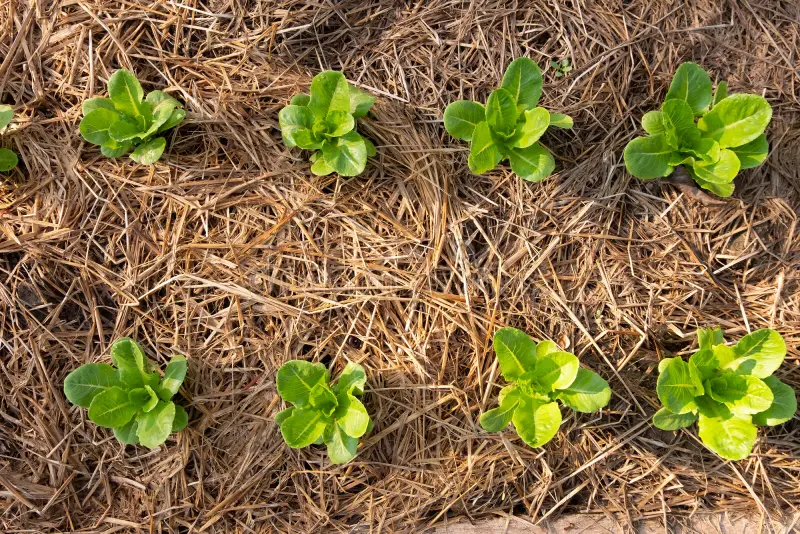
#> input picture img/test2.jpg, 800 x 534 px, found by its file name
$ jupyter execute --allow-errors fastDBSCAN.ipynb
#> lines starting #> are read from the running program, lines starting #| are printed output that depends on the picture; after the words box and inside, x2 and y2 are one past the last pixel; in counts of white or black regions, pixels touching at a corner belong together
#> further down, image is the input picture: shape (534, 800, 3); mean B, G, R 67.1, 110, 131.9
### modules/cv_helpers.py
# Helper functions for weed identification subteam

import cv2
import numpy as np
from io import BytesIO, BufferedReader
import copy
from sklearn.cluster import DBSCAN
import matplotlib.pyplot as plt
from math import sqrt


def get_green(orig_img: np.ndarray) -> np.ndarray:
    """
    Given numpy array representation of image, return an image with the green parts isolated.

    Args:
        orig_img: original image in numpy array form (width x height x 3)

    Returns:
        green_areas: numpy array representing the green-isolated image
    """

    # low/high HSV limits
    LOWER_GREEN = np.array([30, 40, 30])
    UPPER_GREEN = np.array([100, 255, 255])

    # Convert the image from BGR to HSV color space
    rgb_image = cv2.cvtColor(orig_img, cv2.COLOR_BGR2HSV)
#> rgb_image: shape (534, 800, 3); mean H, S, V 17.7, 141.6, 137.1

    # Create a mask to isolate the green areas
    mask = cv2.inRange(rgb_image, LOWER_GREEN, UPPER_GREEN)
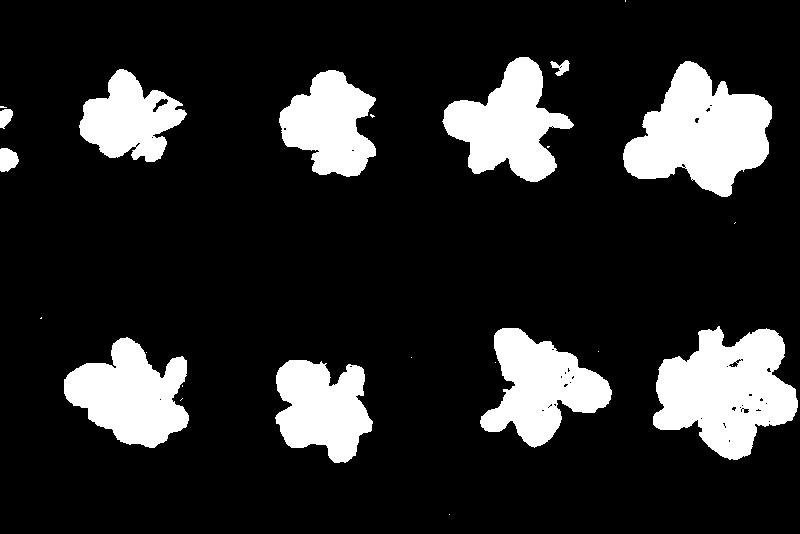
#> mask: shape (534, 800); 16.5% white; 25 white regions (14 under 20 px), largest, box (x1, y1, x2, y2) and area: (653, 326, 798, 460) 12351, (623, 61, 772, 197) 12003, (64, 337, 189, 448) 8523

    # Apply the mask to the original image
    green_areas = cv2.bitwise_and(orig_img, orig_img, mask=mask)
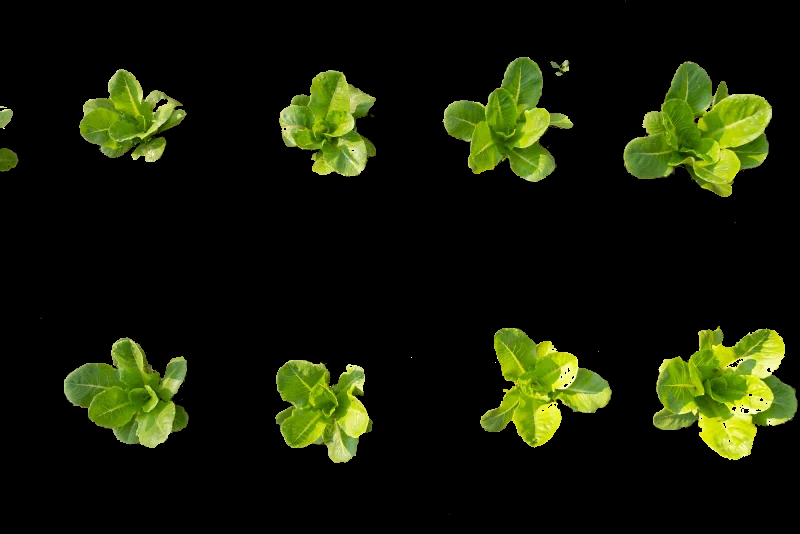
#> green_areas: shape (534, 800, 3); mean B, G, R 6, 26.2, 21.1
#> `img_denoised = cv.fastNlMeansDenoisingColored( green_areas, None, h=70..`:
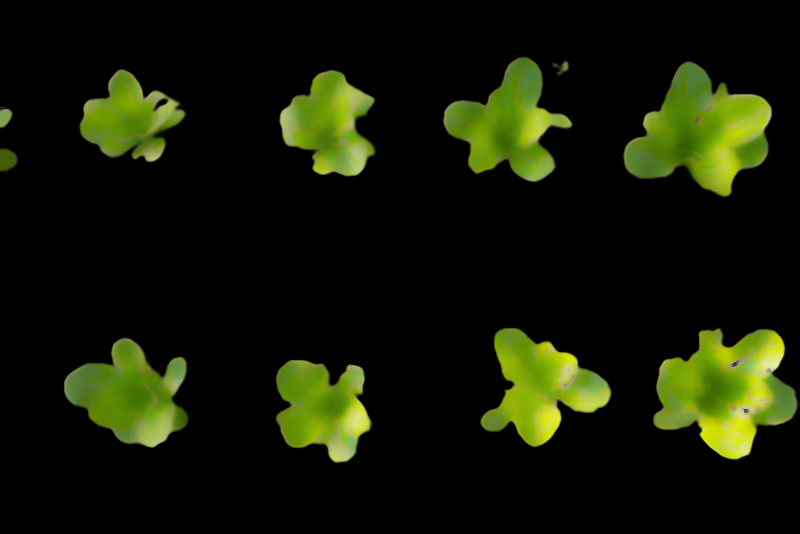
#> img_denoised: shape (534, 800, 3); mean B, G, R 5, 24.8, 19.6

    return green_areas


def green_to_bnw(green_areas_denoised: np.ndarray) -> np.ndarray:
    # TODO
    # Add docstrings
    glayer = green_areas_denoised[:, :, 1]
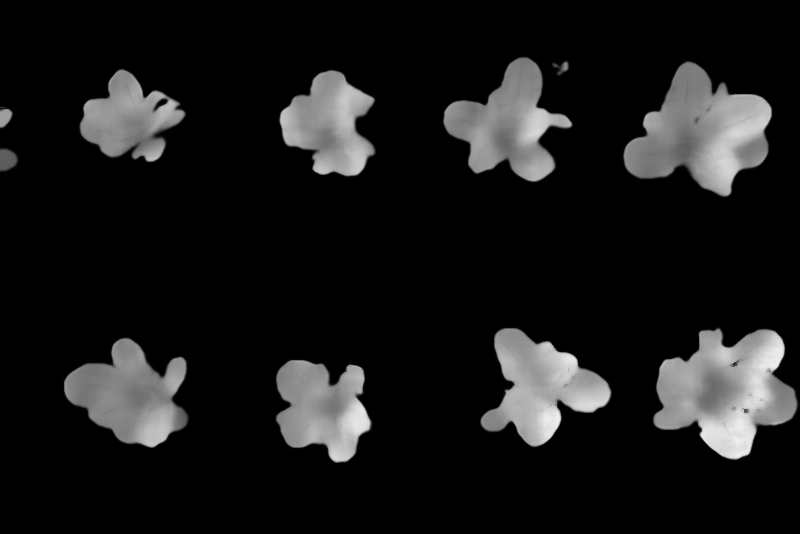
#> glayer: shape (534, 800); min 0, max 241, mean 24.8
    bnw = copy.deepcopy(glayer)
    for i in range(bnw.shape[0]):
        for j in range(bnw.shape[1]):
            if bnw[i, j] > 0:
                bnw[i, j] = 255
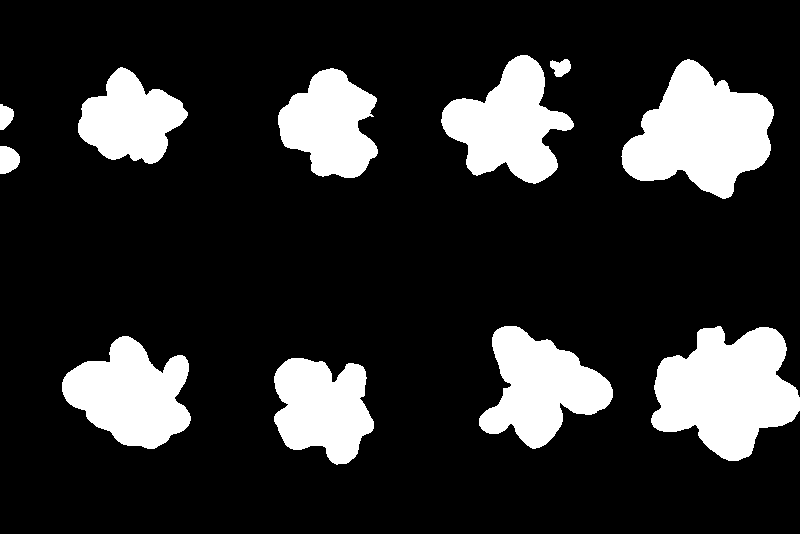
#> bnw: shape (534, 800); 18% white; 11 white regions, largest, box (x1, y1, x2, y2) and area: (651, 326, 800, 461) 13335, (621, 59, 774, 199) 12877, (441, 55, 574, 184) 9295
    return np.stack((bnw, bnw, bnw), axis=2)

# [9 lines left out: function refactor_to_lower_res, not called in this run]

def binary_to_cartesian(bnw_array: np.ndarray) -> list:
    """
    Given numpy array of 0s and 255s that represent a black and white image (width x height),
    return two lists that have the x and y coordinates of white areas.

    Args:
        colormap: black and white image that only have values [0, 255]

    Returns:
        xys: 2d array that contains [x,y] points of all white areas
    """

    xys = []
    for y, row in enumerate(bnw_array):
        for x, value in enumerate(row):
            if value == 255:
                xys.append([x, abs(y - bnw_array.shape[0])])
#> this loop made 1 pass
#> y on pass 1: 0
#> after the loop, xys = []

    return np.array(xys)


# [151 lines left out: functions DBSCAN_clustering, find_bounding_boxes, find_cluster_centers, plot_boxes, plot_centers, return_image_array and 1 more, not called in this run]

### notebooks/fastDBSCAN.ipynb
[cell 1]
import cv2 as cv
import time
import numpy as np
import matplotlib.pyplot as plt
from math import sqrt

# Custom helpers
import modules.cv_helpers as ch
import modules.plantnet_helpers as ph
from sklearn.cluster import DBSCAN

# Read in image
image = cv.imread("./img/test2.jpg")

# TODO
# video camera trigger

# Get green areas and remove noise
green_areas = ch.get_green(image)

img_denoised = cv.fastNlMeansDenoisingColored(
    green_areas, None, h=70, templateWindowSize=7, searchWindowSize=21
)
# Convert to binary image to apply clustering algorithm
bnw_image = ch.green_to_bnw(img_denoised)
#> (the rest of this cell did not finish here and is left out)

[cell 2]
start = time.time()
total_pixels = 20000

frac_x = bnw_image.shape[0]/bnw_image.shape[1]
#> frac_x = 0.667
new_x = round(sqrt(total_pixels/frac_x))
#> new_x = 173
new_y = round(new_x * frac_x)
#> new_y = 115
old_new_img_ratio = bnw_image.shape[0]/new_y
#> old_new_img_ratio = 4.64

resized_img = cv.resize(bnw_image, (new_x, new_y))
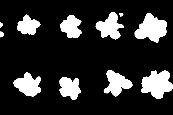
#> resized_img: shape (115, 173, 3); min 0, max 255, mean 45.8
#> the loop in binary_to_cartesian, `for y, row in enumerate(bnw_array):` made 1 pass
#> (the rest of this cell did not finish here and is left out)

$ run again, with img/img1.png saved as img/test2.jpg
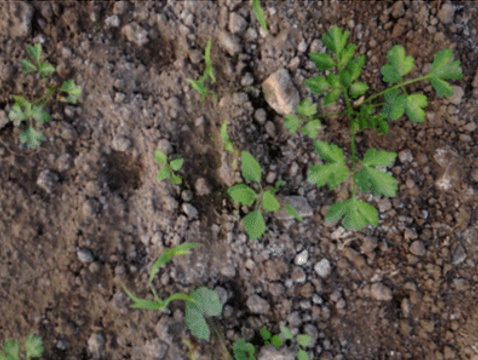
#> input picture img/img1.png, 478 x 360 px, found by its file name
#> image is the input picture: shape (360, 478, 3); mean B, G, R 73, 84.5, 91.6
#> rgb_image: shape (360, 478, 3); mean H, S, V 34.7, 61.2, 95.4
#> mask: shape (360, 478); 13.9% white; 48 white regions (24 under 20 px), largest, box (x1, y1, x2, y2) and area: (283, 26, 464, 232) 13323, (125, 284, 223, 340) 1890, (216, 178, 284, 213) 1074
#> after the loop in green_to_bnw, `for i in range(bnw.shape[0]):`:
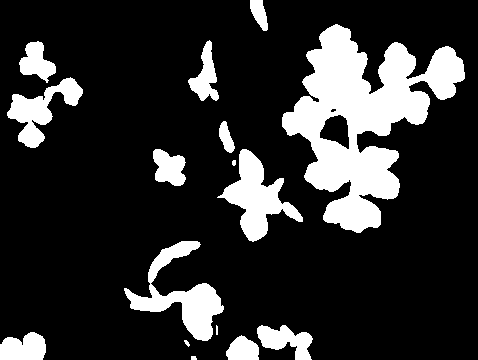
#> bnw: shape (360, 478); 18.3% white; 16 white regions (1 under 20 px), largest, box (x1, y1, x2, y2) and area: (282, 24, 465, 233) 16835, (124, 241, 224, 341) 3298, (217, 149, 303, 242) 3101
#> the loop in binary_to_cartesian, `for y, row in enumerate(bnw_array):` made 1 pass
#> y on pass 1: 0
#> after the loop in binary_to_cartesian, `for y, row in enumerate(bnw_array):`: xys = []
#> `resized_img = cv.resize(bnw_image, (new_x, new_y))`:
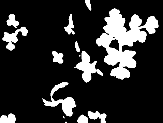
#> resized_img: shape (123, 163, 3); min 0, max 255, mean 46.5

$ run again, with img/lettuce_test.png saved as img/test2.jpg
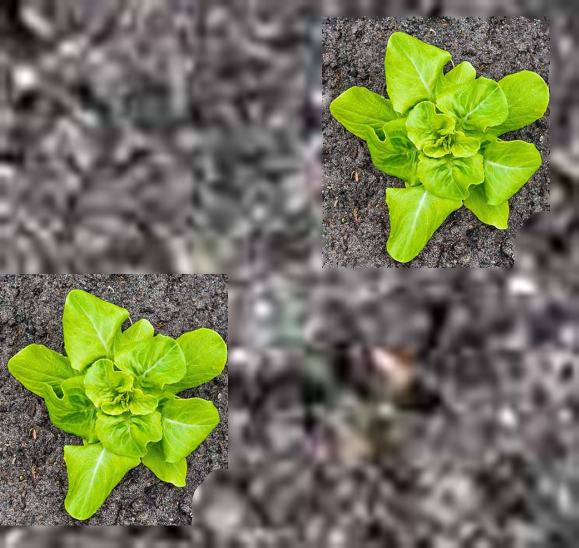
#> input picture img/lettuce_test.png, 1158 x 1096 px, found by its file name (shown at 1/2 size)
#> image is the input picture: shape (1096, 1158, 3); mean B, G, R 86.4, 116.2, 112.6
#> rgb_image: shape (1096, 1158, 3); mean H, S, V 75.9, 57.1, 120.9
#> mask: shape (1096, 1158); 18.1% white; 374 white regions (350 under 20 px), largest, box (x1, y1, x2, y2) and area: (657, 61, 1101, 527) 113437, (13, 576, 456, 1041) 113423, (605, 752, 651, 810) 814
#> after the loop in green_to_bnw, `for i in range(bnw.shape[0]):`:
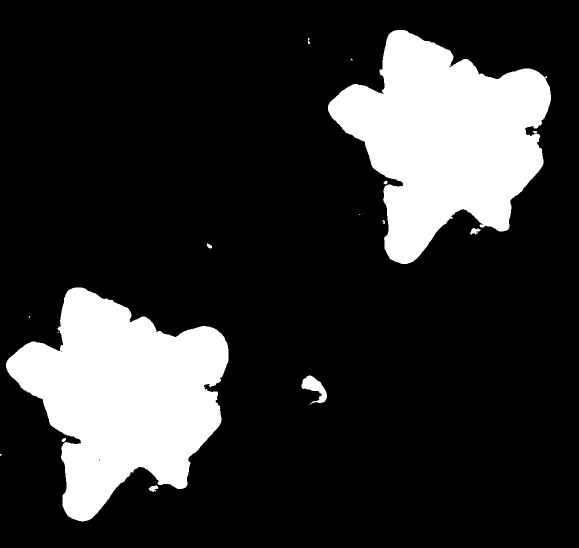
#> bnw: shape (1096, 1158) (shown at 1/2 size); 18.8% white; 18 white regions (8 under 20 px), largest, box (x1, y1, x2, y2) and area: (12, 575, 457, 1043) 118316, (656, 60, 1102, 528) 118190, (603, 751, 654, 809) 1330
#> the loop in binary_to_cartesian, `for y, row in enumerate(bnw_array):` made 1 pass
#> y on pass 1: 0
#> after the loop in binary_to_cartesian, `for y, row in enumerate(bnw_array):`: xys = []
#> `resized_img = cv.resize(bnw_image, (new_x, new_y))`:
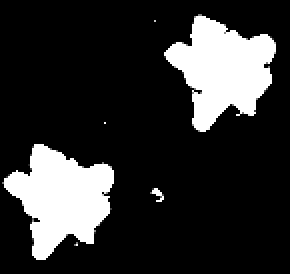
#> resized_img: shape (137, 145, 3) (shown 2 times larger); min 0, max 255, mean 47.9
